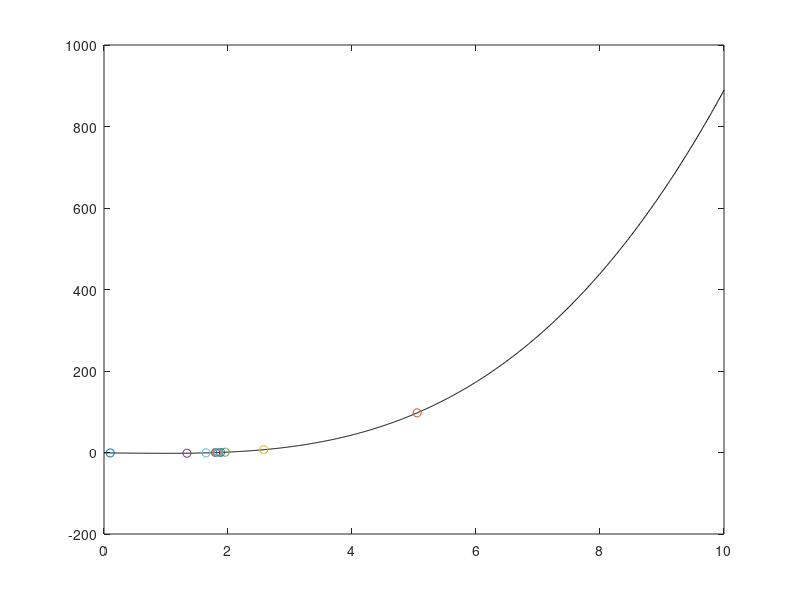

MATLAB code for this plot:
function Bisection
f = @(s)s.^3 - s.^2 - s - 1;
x0 = 0.1;
a = 0;
b = 10;
TOL = 10e-7;
maxIter = 20;
[x, iteration] = Bisection_Method(x0, a, b, f, maxIter, TOL);
disp(['The zero of the function is approximated as ', num2str(x),'by using Bisection method.']);
disp([num2str(iteration), ' iterations is in need in Bisection method.']);
end

function [x, iteration] = Bisection_Method(x0, a, b, f, maxIter, TOL)
%plot function f
plot(a:0.01:b, f(a:0.01:b), 'k-');
hold on;
x = x0;
for k = 1:maxIter
    z = f(x);
    plot(x,z,'o');
    if z*f(a) < 0
        b = x;
    else
        a = x;
    end
    temp = (b + a)/2;
    if abs(temp - x) <= TOL
        x = temp;
        return
    end
    x = temp;
end
iteration = k;
end